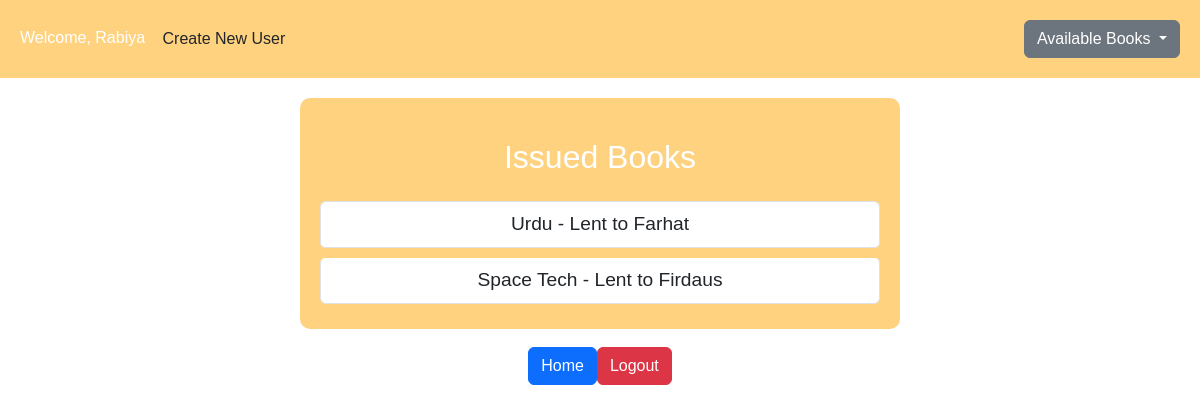
Screenshot of /issued/ (signed in) with the database file from the repository.
### library_app/models.py (models this page shows, shortened)
class Book(models.Model):
    title = models.CharField(max_length=200)
    is_lent = models.BooleanField(default=False)
    lent_to = models.CharField(max_length=200, blank=True, null=True)

### library_app/views.py (the view)
# urls.py: path('issued/', views.issued_books, name='issued_books'),
@login_required
def issued_books(request):
    books = Book.objects.filter(is_lent=True)
    return render(request, 'library_app/issued_books.html', {'books': books})

### library_app/templates/library_app/issued_books.html (shortened to what this page needs)
{% extends 'library_app/base.html' %}
{% block content %}
    <h2>Issued Books</h2>
    <ul class="list-group">
        {% for book in books %}
        <li class="list-group-item">
            {{ book.title }} - Lent to {{ book.lent_to }}
        </li>
        {% endfor %}
    </ul>
{% endblock %}

### library_app/templates/library_app/base.html (shortened to what this page needs)
<!doctype html>
<html lang="en">
<head>
    {% load static %}
    <link href="https://cdn.jsdelivr.net/npm/bootstrap@5.3.3/dist/css/bootstrap.min.css" rel="stylesheet">
</head>
<body>
    <div class="side-bar">
        <div class="welcome">
            Welcome, {{ user.username }}
	{% if user.is_superuser %}
                    	<a href="{% url 'admin:auth_user_add' %}" class="btn btn-outline-			light">Create New User</a>
        {% endif %}
        </div>
        <div class="dropdown">
            <button class="btn btn-secondary dropdown-toggle" type="button" id="dropdownMenuButton1" data-bs-toggle="dropdown" aria-expanded="false">
                Available Books
            </button>
        </div>
    </div>
    <div class="content">
        {% block content %}
        {% endblock %}
    </div>
<div class="navbar">
    <a href="{% url 'home' %}" class="btn btn-primary">Home</a>
    <form action="{% url 'logout' %}" method="post" style="display:inline;">
        <button type="submit" class="btn btn-danger">Logout</button>
    </form>
</div>
</body>
</html>

### rows the page displays
Book: title "Urdu", lent_to "Farhat"
Book: title "Space Tech", lent_to "Firdaus"

### other values shown
{{ user.username }} "Rabiya"
